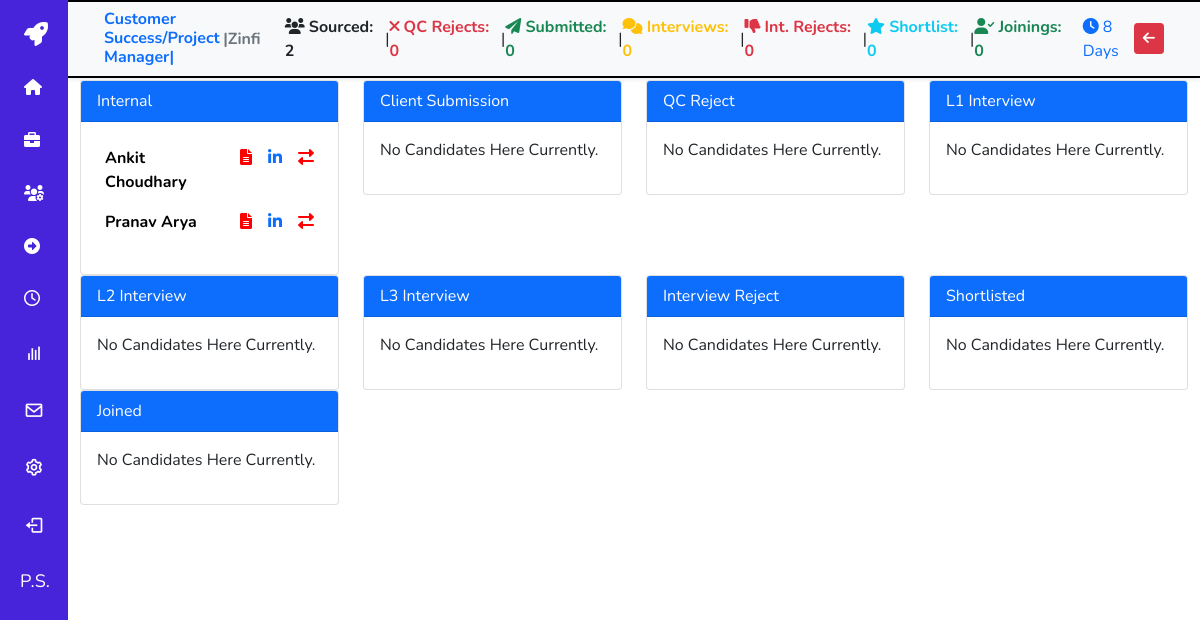
The page /jobs/details/2/ (signed in) on the database its author committed.
### user_management/models.py (models this page shows, shortened)
class CustomUser(AbstractBaseUser, PermissionsMixin):
    email = models.EmailField(unique=True)
    name = models.CharField(max_length=255)
    is_active = models.BooleanField(default=True)
    is_staff = models.BooleanField(default=False)
    objects = CustomUserManager()
    USERNAME_FIELD = 'email'
    REQUIRED_FIELDS = ['name']
    def get_initials(self):
        words = self.name.split()
        initials = ""
        for word in words:
            initials += word[0] + "."
        return initials.upper()

### jobs/models.py (models this page shows, shortened)
class Job(models.Model):
    JOB_TYPE_CHOICES = [
        ('FT', 'FT'),
        ('Cont', 'Con'),
        ('C2H', 'C2H'),
    ]
    JOB_STATUS_CHOICES = [
        ('Open', 'Open'),
        ('Closed', 'Closed'),
        ('Hold', 'Hold'),
        ('Upcoming', 'Upcoming'),
    ]
    MODE_CHOICES = [
        ('Hybrid', 'Hybrid'),
        ('Remote', 'Remote'),
        ('Onsite', 'Onsite'),
    ]
    PRIORITY_CHOICES = [
        ('High', 'High'),
        ('Medium', 'Medium'),
        ('Low', 'Low'),
    ]
    id = models.AutoField(primary_key=True)
    job_title = models.CharField(max_length=100)
    job_description = models.TextField()
    job_location = models.CharField(max_length=100)
    job_mode = models.CharField(max_length=20, choices=MODE_CHOICES)
    job_status = models.CharField(max_length=20, choices=JOB_STATUS_CHOICES, default='Open')
    job_work_hours = models.TextField()
    job_type = models.CharField(max_length=20, choices=JOB_TYPE_CHOICES)
    client = models.ForeignKey(Client, on_delete=models.CASCADE)
    job_priority = models.CharField(max_length=10, choices=PRIORITY_CHOICES)
    job_attachment = models.FileField(upload_to='job_attachments/', blank=True, null=True)
    date_added = models.DateTimeField(auto_now_add=True)
    candidates = models.ManyToManyField(Candidate, through='JobSubmission')

### clients/models.py (models this page shows, shortened)
class Client(models.Model):
    name = models.CharField(max_length=200)
    code = models.CharField(max_length=200)
    website = models.URLField(max_length=200)
    about_client_attachment = models.FileField(upload_to='About_clients/')
    hq = models.CharField(max_length=200,blank=True, null=True)
    office = models.CharField(max_length=200,blank=True, null=True)
    created_at = models.DateTimeField(auto_now_add=True)

### candidates/models.py (models this page shows, shortened)
class Candidate(models.Model):
    user = models.ForeignKey(settings.AUTH_USER_MODEL, on_delete=models.CASCADE, null=True, blank=True)
    name = models.CharField(max_length=200)
    phone = models.CharField(max_length=20)
    email = models.EmailField(max_length=200)
    cv = models.FileField(upload_to='CV_All/')
    location = models.CharField(max_length=200, blank=True, null=True)
    current_ctc = models.DecimalField(max_digits=10, decimal_places=0, blank=True, null=True)
    expected_ctc = models.DecimalField(max_digits=10, decimal_places=0, blank=True, null=True)
    notice_period = models.PositiveIntegerField(help_text="In days", blank=True, null=True)
    serving_notice_period = models.BooleanField(default=False, blank=True, null=True)
    last_working_day = models.CharField(max_length=200, blank=True, null=True)
    expected_joining_date = models.CharField(max_length=200, blank=True, null=True)
    total_experience = models.PositiveIntegerField(help_text="In years", blank=True, null=True)
    relevant_experience = models.PositiveIntegerField(help_text="In years", blank=True, null=True)
    reason_for_change = models.CharField(max_length=200, blank=True, null=True)
    linkedin_url = models.CharField(max_length=200, blank=True, null=True, default=None)
    recruiter_notes = models.TextField(blank=True, null=True)
    created_at = models.DateTimeField(auto_now_add=True)

### jobs/views.py (the view)
# urls.py: path('jobs/details/<int:job_id>/', views.job_details, name='job_details'),
def job_details(request, job_id):
    job = get_object_or_404(Job, id=job_id)
    all_submissions = JobSubmission.objects.filter(job=job)
    total_subs = all_submissions.count()
    client_submission_stages = [
    'Client Submission',
    'L1 Interview',
    'L2 Interview',
    'L3 Interview',
    'Shortlisted',
    'Interview Reject',
    'Joined'
]
    client_submissions = all_submissions.filter(stage__in=client_submission_stages).count()
    interview_stages = [
    'L1 Interview',
    'L2 Interview',
    'L3 Interview',
    'Shortlisted',
    'Interview Reject',
    'Joined'
]
    total_interviews = all_submissions.filter(stage__in=interview_stages).values('candidate').distinct().count()
    shortlist_stages = [
    'Shortlisted',
    'Joined'
    ]
    total_shortlist = all_submissions.filter(stage__in=shortlist_stages).values('candidate').distinct().count()
    joinings_stages = [
    'Joined'
    ]
    total_joinings = all_submissions.filter(stage__in=joinings_stages).values('candidate').distinct().count()
    qc_rejects = all_submissions.filter(stage='QC Reject').count()
    interview_rejects = all_submissions.filter(stage='Interview Reject').count()
    stages = {choice[0]: [] for choice in JobSubmission.STAGE_CHOICES}
    for submission in all_submissions:
        stages[submission.stage].append({
            'candidate': submission.candidate,
            'submission_id': submission.id
        })
    days_open = (timezone.now() - job.date_added).days + 1
    context = {
        'job': job,
        'days_open': days_open,
        'stages': stages,
        'total_subs': total_subs,
        'client_submissions': client_submissions,
        'total_interviews': total_interviews,
        'total_shortlist': total_shortlist,
        'total_joinings': total_joinings,
        'qc_rejects': qc_rejects,
        'interview_rejects': interview_rejects
    }
    return render(request, 'job_details.html', context)

### jobs/templates/job_details.html (shortened to what this page needs)
{% extends 'base.html' %}
{% block content %}
<div class="container-fluid">
    <div class="row enhanced-row bg-light py-2 px-4  align-items-center shadow-sm" style="border-top: 2px solid black; border-bottom: 2px solid black; margin-bottom: 2px;">
        <div class="col-md-2 d-flex align-items-center">
            <h6 class="mb-0 spacer-right text-primary"><strong>{{ job.job_title }}|</strong></h6>
            <span class="text-muted spacer-left"><strong>|{{ job.client.code }}</strong></span>
        </div>
        <div class="col-md-9 d-flex align-items-center justify-content-center">
            <span class="metric spacer-right"><i class="fas fa-users"></i> <strong>Sourced:</strong> <strong>{{ total_subs }}</strong></span>|
            <span class="metric spacer-right text-danger"><i class="fas fa-times"></i> <strong>QC Rejects:</strong> <strong>{{ qc_rejects }}</strong></span>|
            <span class="metric spacer-right text-success"><i class="fas fa-paper-plane"></i> <strong>Submitted:</strong> <strong>{{ client_submissions }}</strong></span>|
            <span class="metric spacer-right text-warning"><i class="fas fa-comments"></i> <strong>Interviews:</strong> <strong>{{ total_interviews }}</strong></span>|
            <span class="metric spacer-right text-danger"><i class="fas fa-thumbs-down"></i> <strong>Int. Rejects:</strong> <strong>{{ interview_rejects }}</strong></span>|
            <span class="metric spacer-right text-info"><i class="fas fa-star"></i> <strong>Shortlist:</strong> <strong>{{ total_shortlist }}</strong></span>|
            <span class="metric spacer-right text-success"><i class="fas fa-user-check"></i> <strong>Joinings:</strong> <strong>{{ total_joinings }}</strong></span>
        </div>
        <div class="col-md-1 d-flex align-items-center justify-content-end">
            <span class="text-primary spacer-right mr-2"><i class="fas fa-clock"></i> {{ days_open }} Days</span>
            <a href="{% url 'jobs' %}" class="btn btn-sm btn-danger enhanced-btn" style="margin-left: 15px;">
                <i class="fas fa-arrow-left"></i>
            </a>
        </div>
    </div>
    <div class="row">
        {% for stage, candidate_infos in stages.items %}
            <div class="col-md-3">
                <div class="card">
                    <div class="card-header bg-primary text-white">{{ stage }}</div>
                    <div class="card-body">
                        {% if candidate_infos %}
                            <table class="table table-borderless">
                                <tbody>
                                    {% for candidate_info in candidate_infos %}
                                        <tr>
                                            <td>
                                                <a href="{% url 'candidate_details' candidate_id=candidate_info.candidate.id %}" class="black-link">{{ candidate_info.candidate.name }}</a>
                                              </td>
                                            <td>
                                                <a href="{{ candidate_info.candidate.cv.url }}" target="_blank" title="View CV">
                                                    <i class="fas fa-file-alt ml-2 custom-icon-color"></i>
                                                  </a>
                                            </td>
                                            <td>
                                                <a href="{{ candidate_info.candidate.linkedin_url }}" target="_blank" title="LinkedIn Profile">
                                                    <i class="fab fa-linkedin ml-2"></i>
                                                </a>
                                            </td>
                                            <td>
                                                <a href="{% url 'update_submission_stage' submission_id=candidate_info.submission_id %}" class="change-stage-btn" title="Change Stage">
                                                    <i class="fas fa-exchange-alt custom-icon-color"></i>
                                                </a>
                                            </td>
                                        </tr>
                                    {% endfor %}
                                </tbody>
                            </table>
                        {% else %}
                            <p>No Candidates Here Currently.</p>
                        {% endif %}
                    </div>
                </div>
            </div>
        {% endfor %}
    </div>
</div>
{% endblock %}

### templates/base.html (shortened to what this page needs)
{% load static %}
<!DOCTYPE html>
<html lang="en">
<head>
    <link href="https://cdn.jsdelivr.net/npm/bootstrap@5.0.0-beta1/dist/css/bootstrap.min.css" rel="stylesheet">
    <link href="https://cdn.jsdelivr.net/npm/boxicons@latest/css/boxicons.min.css" rel="stylesheet">
    <link href="https://cdnjs.cloudflare.com/ajax/libs/font-awesome/6.0.0-beta3/css/all.min.css" rel="stylesheet">
    <link rel="stylesheet" href="https://cdnjs.cloudflare.com/ajax/libs/font-awesome/4.7.0/css/font-awesome.min.css">
</head>
<body>
    <div class="l-navbar" id="nav-bar">
        <nav class="nav">
            <div>
                <div class="nav_list">
                    <a href="{% url 'dashboard' %}" class="nav_logo">
                        <i class="fas fa-rocket nav_logo-icon fa-3x"></i>
                    </a>
                    <a href="{% url 'dashboard' %}" class="nav_link" data-toggle="tooltip" title="Dashboard">
                        <i class="fas fa-home"></i>
                    </a>
                    <a href="{% url 'jobs' %}" class="nav_link" data-toggle="tooltip" title="Jobs">
                        <i class="fas fa-briefcase"></i>
                    </a>
                    <a href="{% url 'candidates' %}" class="nav_link" data-toggle="tooltip" title="Candidates">
                        <i class="fas fa-users-cog"></i>
                    </a>
                    <a href="{% url 'display_submissions' %}" class="nav_link" data-toggle="tooltip" title="Submissions">
                        <i class="fas fa-arrow-alt-circle-right"></i>
                    </a>
                    <a href="{% url 'interviews' %}" class="nav_link" data-toggle="tooltip" title="Interviews">
                        <i class="far fa-clock"></i>
                    </a>
                    <a href="{% url 'reports' %}" class="nav_link" data-toggle="tooltip" title="Reports">
                        <i class='bx bx-bar-chart nav_icon'></i>
                    </a>
                    <a href="{% url 'emailclient' %}" class="nav_link" data-toggle="tooltip" title="Emails">
                        <i class='bx bx-envelope nav_icon'></i>
                    </a>
                    <a href="{% url 'settings' %}" class="nav_link " data-toggle="tooltip" title="Clients">
                        <i class='bx bx-cog nav_icon'></i>
                    </a>
                    <a href="{% url 'logout' %}" class="nav_link" data-toggle="tooltip" data-placement="right" title="Sign Out">
                        <i class='bx bx-log-out nav_icon'></i>
                    </a>
                    {% if user.is_authenticated %}
    <p class="user-initials" data-toggle="tooltip" data-placement="top" title="{{ user.name }}">
        {{ user.get_initials }}
    </p>
{% endif %}
                </div>
            </div>
        </nav>
    </div>
    <div class="bg-white ml-auto">
        <main>
            {% block content %}{% endblock %}
        </main>
    </div>
</body>
</html>

### templates/base.html (style rules this page uses)
:root { --header-height: 3rem; --nav-width: 68px; --first-color: #4723D9; --first-color-light: #FFFFFF; --white-color: #FFFFFF; --body-font: 'Nunito', sans-serif; --normal-font-size: 1rem; --z-fixed: 100; }
body { position: relative; margin: 0; padding: 0; font-family: var(--body-font); font-size: var(--normal-font-size); transition: .5s; }
a { text-decoration: none; }
.l-navbar { position: fixed; top: 0; left: -30%; width: var(--nav-width); height: 100vh; background-color: var(--first-color); padding: .5rem 1rem 0 0; transition: .5s; z-index: var(--z-fixed); }
.nav { height: 100%; display: flex; flex-direction: column; justify-content: space-between; overflow: hidden; }
.nav_logo, .nav_link { display: grid; grid-template-columns: max-content max-content; align-items: center; column-gap: 1rem; padding: .4rem 0 .4rem 1.5rem; }
.nav_logo { margin-bottom: 1.25rem; display: flex; align-items: left; width: 50%; }
.nav_logo-icon { font-size: 1.50rem; color: var(--white-color); }
.nav_link { position: relative; color: var(--first-color-light); margin-bottom: 1.5rem; transition: .3s; }
.nav_icon { font-size: 1.25rem; }
@media screen and (min-width: 768px) { body { margin: 0; padding-left: calc(var(--nav-width)); } }
@media screen and (min-width: 768px) { .l-navbar { left: 0; padding: 1rem 1rem 0 0; } }
@media screen and (min-width: 768px) { .user-initials { color: white; font-size: 18px; margin-left: 20px; } }

### jobs/templates/job_details.html (style rules this page uses)
.black-link { color: black; font-weight: bold; }
.custom-icon-color { color: red; }

### rows shown on the page
CustomUser: get_initials "P.S."
Job: job_title "Customer Success/Project Manager", client.code "Zinfi"
Candidate: candidate.name "Ankit Choudhary"
Candidate: candidate.name "Pranav Arya"

### other values the page prints
{{ total_subs }} "2"
{{ qc_rejects }} "0"
{{ client_submissions }} "0"
{{ total_interviews }} "0"
{{ interview_rejects }} "0"
{{ total_shortlist }} "0"
{{ total_joinings }} "0"
{{ stage }} "Internal" "Client Submission" "QC Reject" "L1 Interview" "L2 Interview" "L3 Interview" "Interview Reject" "Shortlisted" "Joined"
